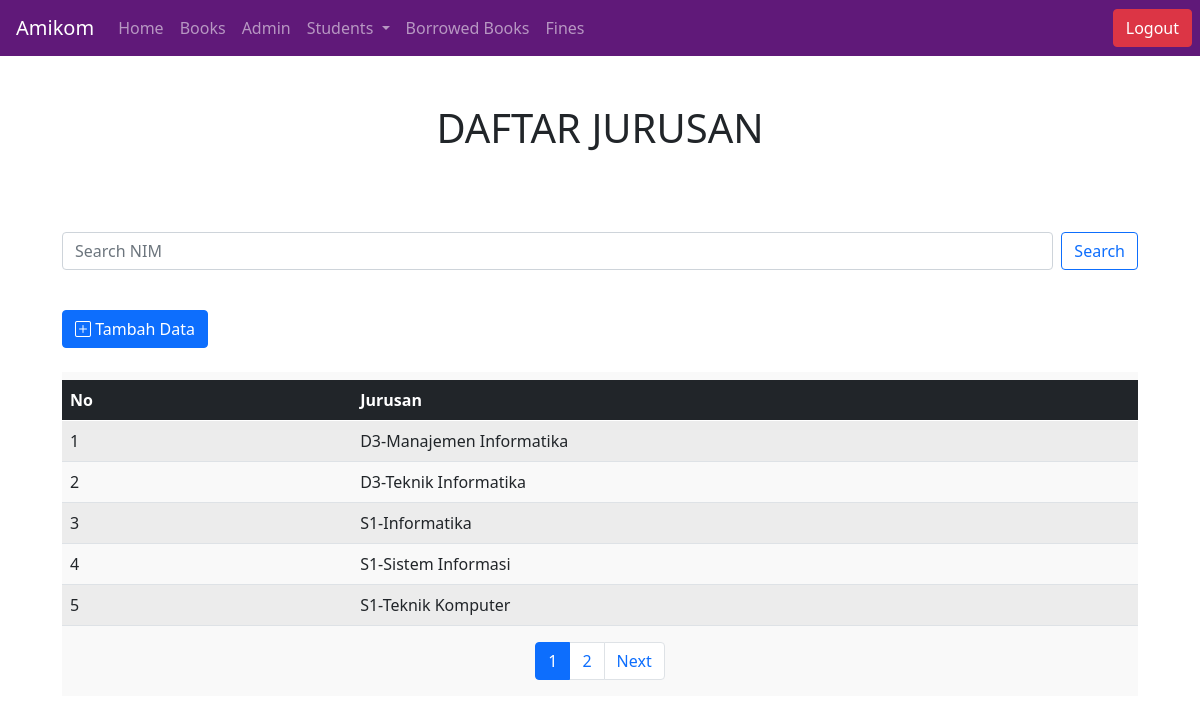
The app's page /jurusan.php (signed in) with its own data.
### tables this page shows
CREATE TABLE `jurusan` (
  `Jurusan` varchar(30) NOT NULL
);

### jurusan.php (the view, shortened to what this page needs)
<?php
include 'includes/conn.php';
$batas = 5;
if(isset($_GET['halaman'])){
  $halaman = $_GET['halaman'];
}else{
  $halaman = 1;
}
if($halaman=="" || $halaman==1)
{
  $halaman1 = 0;
}else{
  $halaman1 = ($halaman*$batas)-$batas;
}
  if (isset($_GET['search'])) {
        $keyword = $_GET['keyword'];
        $query = mysqli_query($conn, "SELECT * FROM jurusan WHERE  Jurusan LIKE '%$keyword%'");
    } else {
        $query = mysqli_query($conn,"SELECT * FROM jurusan limit $halaman1, $batas");
    }
$data = mysqli_query($conn,"select * from jurusan");
$jumlah_data = mysqli_num_rows($data);
$total_halaman = ceil($jumlah_data / $batas);
  $nomor = $halaman1+1;
?>
<!doctype html>
<html lang="en">
  <head>
    <link href="https://cdn.jsdelivr.net/npm/bootstrap@5.0.2/dist/css/bootstrap.min.css" rel="stylesheet">
     <link rel="stylesheet" href="https://cdn.jsdelivr.net/npm/bootstrap-icons@1.5.0/font/bootstrap-icons.css">
  </head>
  <body>
  <?php include 'includes/nav_admin.php' ?>
    <div class="text-center m-5">
          <h1 >DAFTAR JURUSAN</h1>
    </div>
    <div class=" container col-md-12 col-centered mt-2 p-2 mb-5">
      <div class="col-md-12 mx-auto p-4 ">
		<form action="" method="get" class="d-flex">
                <input class="form-control me-2" type="search" name="keyword" placeholder="Search NIM" autocomplete="off">
                <button class="btn btn-outline-primary" type="submit" name="search" value="search">Search</button>
            </form>
            <br>
            <div>
                <button type="button" class="btn btn-primary" data-bs-toggle="modal" data-bs-target="#exampleModal"><span class="bi bi-plus-square"> Tambah Data</span>
                </button>
            </div>
        <div class="tabel-container mt-4">
              <table class="table table-striped col-centered mt-2">
                <thead class="table-dark">
                    <tr>
                    <th scope="col" id="small">No</th>
                    <th scope="col"id="medium">Jurusan</th>
                  </tr>
                </thead>
                <tbody>
                <?php
                  while ( $row = mysqli_fetch_assoc($query)) {
                ?>
                    <tr class="rata">
                    <td><?=$nomor++;?></td>
                    <td ><?=$row['Jurusan'] ?></td>
                  </tr>
                  <?php } ?>
                </tbody>
              </table>
              <?php
			  if(!isset($_GET['search'])){
            echo   '<ul id="paging" class="pagination justify-content-center mt-3">';
                ?><li class="page-item"><a class="page-link" href="jurusan.php?page=<?php echo $halaman-1; ?>">Previous</a></li><?php
                    ?><li class="page-item <?php if ($halaman == $a) echo 'active'; ?>"><a class="page-link " href="jurusan.php?halaman=<?php echo $a; ?>"><?php echo $a ?></a></li><?php
            if($total_halaman <= 5){
                for($a=1; $a<= $total_halaman; $a++){
                    ?><li class="page-item <?php if ($halaman == $a) echo 'active'; ?>"><a class="page-link " href="jurusan.php?halaman=<?php echo $a; ?>"><?php echo $a ?></a></li><?php
                }
            }
            if($halaman < $total_halaman){
                ?><li class="page-item"><a class="page-link" href="jurusan.php?halaman=<?php echo $halaman+1; ?>">Next</a></li><?php
            }
            echo '</ul>';
			  }
        ?>
         </div>
      </div>
    </div>
  </body>
</html>

### jurusan.php (style rules this page uses)
.tabel-container { background-color:#F9F9F9; overflow:auto; }
.rata { vertical-align:middle; }
#small { width: 30px;; }
#medium { width: 50px;; }

### records on screen
jurusan: Jurusan "D3-Manajemen Informatika"
jurusan: Jurusan "D3-Teknik Informatika"
jurusan: Jurusan "S1-Informatika"
jurusan: Jurusan "S1-Sistem Informasi"
jurusan: Jurusan "S1-Teknik Komputer"
